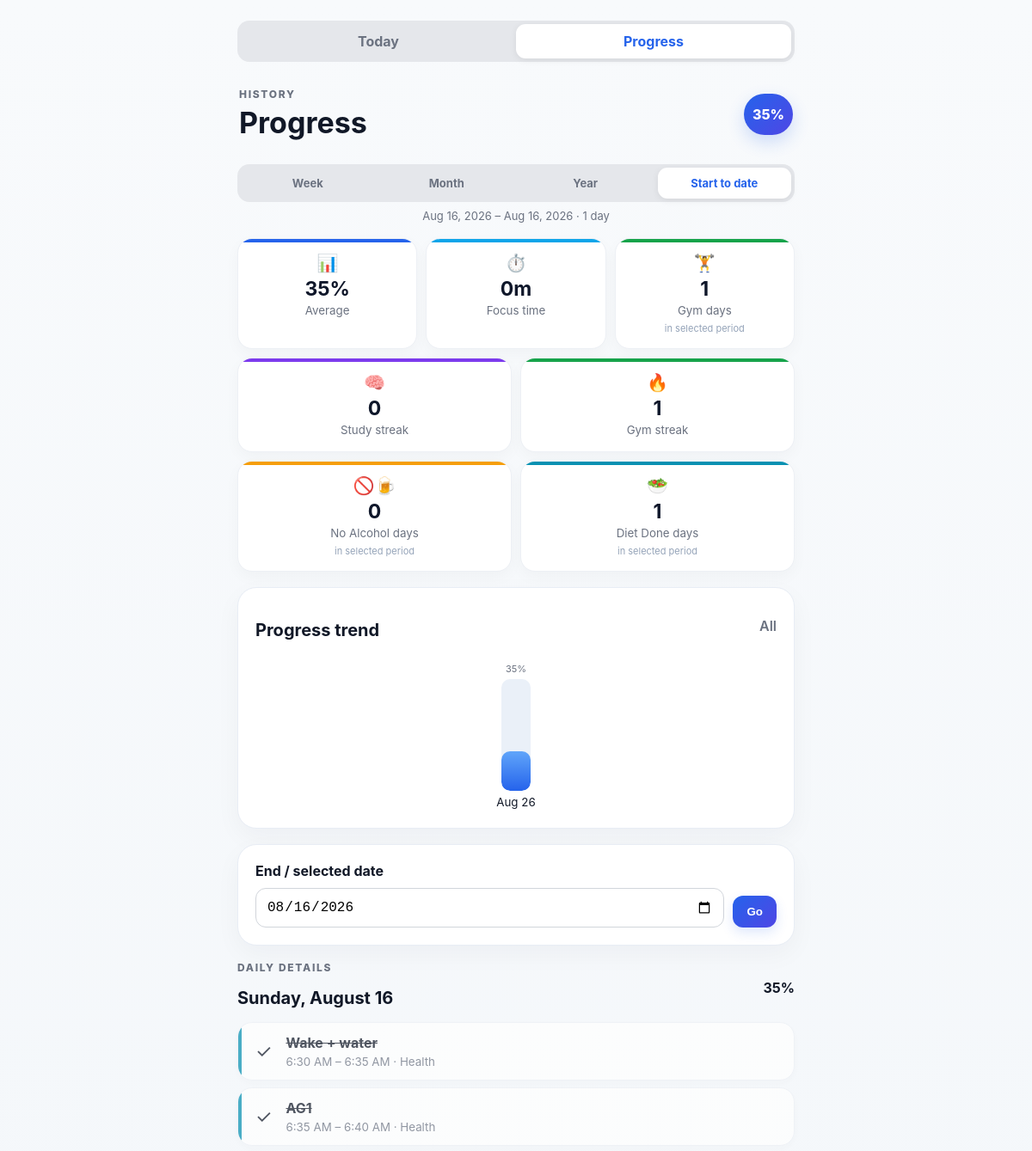
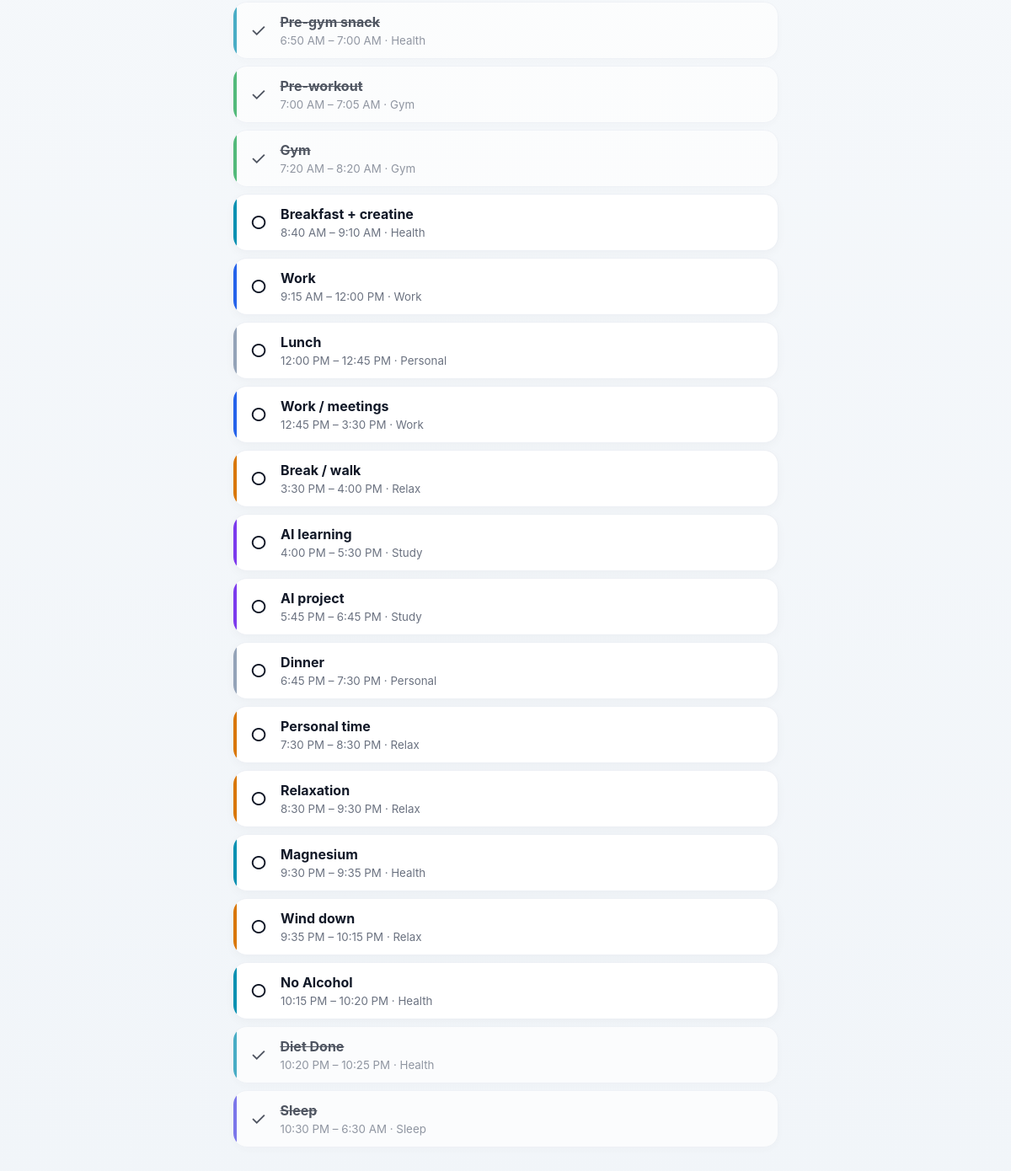
Screenshot of /history?range=all&day=2026-08-16 with the database file from the repository (2 pictures, top to bottom).
### app/models.py (models this page shows)
class Activity(Base):
    __tablename__='activities'; id=Column(Integer,primary_key=True); title=Column(String,nullable=False); start_time=Column(String,nullable=False); end_time=Column(String); category=Column(String,default='Personal'); recurring=Column(Boolean,default=True); reminder_enabled=Column(Boolean,default=False); reminder_offset=Column(Integer,default=0)

### app/main.py (the view)
@app.get('/history',response_class=HTMLResponse)
def history(request:Request,day:str|None=None,period:str='week',range_filter:str|None=Query(default=None, alias='range'),db:Session=Depends(get_db)):
 period = range_filter or period
 d=selected_date(day)
 today=date.today()
 if period=='month':
  start=d.replace(day=1); label=d.strftime('%B %Y')
 elif period=='year':
  start=date(d.year,1,1); label=str(d.year)
 elif period=='all':
  first_log=db.query(ActivityLog.log_date).order_by(ActivityLog.log_date.asc()).first()
  first_focus=db.query(FocusSession.session_date).order_by(FocusSession.session_date.asc()).first()
  candidates=[x[0] for x in (first_log,first_focus) if x and x[0]]
  start=min(candidates) if candidates else d
  label=f'{start.strftime("%b %d, %Y")} – {d.strftime("%b %d, %Y")}'
 else:
  period='week'; start=d-timedelta(days=6); label=f'Last 7 days ending {d.strftime("%b %d")}'
 if start>d:start=d
 acts,p=day_data(db,d)
 total_days=(d-start).days+1
 raw=[]
 for i in range(total_days):
  x=start+timedelta(days=i); _,pp=day_data(db,x); f=sum(s.minutes for s in db.query(FocusSession).filter(FocusSession.session_date==x).all()); raw.append({'date':x,'progress':pp,'focus':f})
 focus=sum(x['focus'] for x in raw)
 gymids=[a.id for a in db.query(Activity).filter(Activity.title=='Gym').all()]
 gym=db.query(ActivityLog).filter(ActivityLog.log_date>=start,ActivityLog.log_date<=d,ActivityLog.activity_id.in_(gymids),ActivityLog.completed==True).count() if gymids else 0
 no_alcohol_ids=[a.id for a in db.query(Activity).filter(Activity.title=='No Alcohol').all()]
 no_alcohol=db.query(ActivityLog).filter(ActivityLog.log_date>=start,ActivityLog.log_date<=d,ActivityLog.activity_id.in_(no_alcohol_ids),ActivityLog.completed==True).count() if no_alcohol_ids else 0
 diet_done_ids=[a.id for a in db.query(Activity).filter(Activity.title=='Diet Done').all()]
 diet_done=db.query(ActivityLog).filter(ActivityLog.log_date>=start,ActivityLog.log_date<=d,ActivityLog.activity_id.in_(diet_done_ids),ActivityLog.completed==True).count() if diet_done_ids else 0
 avg=round(sum(x['progress'] for x in raw)/len(raw)) if raw else 0
 if period in ('week','month'):
  chart=[{'label':x['date'].strftime('%a') if period=='week' else x['date'].strftime('%d'),'progress':x['progress'],'date':x['date']} for x in raw]
 else:
  buckets={}
  for x in raw:
   key=(x['date'].year,x['date'].month); buckets.setdefault(key,[]).append(x)
  chart=[]
  for (y,m),items in sorted(buckets.items()):
   chart.append({'label':date(y,m,1).strftime('%b') if period=='year' else date(y,m,1).strftime('%b %y'),'progress':round(sum(i['progress'] for i in items)/len(items)),'date':items[-1]['date']})
 return templates.TemplateResponse('history.html',{'request':request,'activities':acts,'progress':p,'day':d,'today':today,'days':chart,'focus_total':focus,'gym_total':gym,'no_alcohol_total':no_alcohol,'diet_done_total':diet_done,'avg':avg,'study_streak':streak(db,'Study'),'gym_streak':streak(db,'Gym'),'page':'history','range':period,'range_label':label,'range_days':total_days})

### app/templates/history.html (shortened to what this page needs)
<!doctype html><html><head><link rel="stylesheet" href="/static/style.css"></head><body><main>{% include '_nav.html' %}<header><div><p class="eyebrow">HISTORY</p><h1>Progress</h1></div><div class="ring">{{avg}}%</div></header>
<section class="range-tabs"><a class="{% if range=='week' %}active{% endif %}" href="/history?range=week&day={{day.isoformat()}}">Week</a><a class="{% if range=='month' %}active{% endif %}" href="/history?range=month&day={{day.isoformat()}}">Month</a><a class="{% if range=='year' %}active{% endif %}" href="/history?range=year&day={{day.isoformat()}}">Year</a><a class="{% if range=='all' %}active{% endif %}" href="/history?range=all&day={{day.isoformat()}}">Start to date</a></section>
<p class="range-label">{{range_label}} · {{range_days}} day{% if range_days != 1 %}s{% endif %}</p>
<section class="stats">
<div class="stat"><span class="stat-icon">📊</span><strong>{{avg}}%</strong><small>Average</small></div>
<div class="stat stat-focus"><span class="stat-icon">⏱️</span><strong>{{focus_total}}m</strong><small>Focus time</small></div>
<div class="stat stat-gym"><span class="stat-icon">🏋️</span><strong>{{gym_total}}</strong><small>Gym days</small><span class="stat-sub">in selected period</span></div>
</section>
<section class="stats two">
<div class="stat stat-study"><span class="stat-icon">🧠</span><strong>{{study_streak}}</strong><small>Study streak</small></div>
<div class="stat stat-gym"><span class="stat-icon">🔥</span><strong>{{gym_streak}}</strong><small>Gym streak</small></div>
</section>
<section class="stats two">
<div class="stat stat-noalcohol"><span class="stat-icon">🚫🍺</span><strong>{{no_alcohol_total}}</strong><small>No Alcohol days</small><span class="stat-sub">in selected period</span></div>
<div class="stat stat-diet"><span class="stat-icon">🥗</span><strong>{{diet_done_total}}</strong><small>Diet Done days</small><span class="stat-sub">in selected period</span></div>
</section>
<section class="card"><div class="section-title"><h2>Progress trend</h2><span>{{range|title}}</span></div><div class="chart {% if range in ['month','all'] %}chart-scroll{% endif %}">{% for d in days %}<a href="/history?day={{d.date.isoformat()}}&range={{range}}" class="bar-wrap"><div class="bar-value">{{d.progress}}%</div><div class="bar-track"><div class="bar" style="height:{{d.progress}}%"></div></div><small>{{d.label}}</small></a>{% endfor %}</div></section>
<section class="card"><form class="datepick" method="get" action="/history"><input type="hidden" name="range" value="{{range}}"><label for="day">End / selected date</label><input id="day" name="day" type="date" value="{{day.isoformat()}}"><button>Go</button></form></section>
<section><div class="section-title"><div><p class="eyebrow">DAILY DETAILS</p><h2>{{day.strftime('%A, %B %d')}}</h2></div><strong>{{progress}}%</strong></div>{% for a in activities %}<article data-category="{{a.category}}" class="activity {% if a.completed %}done{% endif %}"><span class="history-check">{% if a.completed %}✓{% else %}○{% endif %}</span><div class="activity-main"><strong>{{a.title}}</strong><small>{{a.start_time|time12}}{% if a.end_time %} – {{a.end_time|time12}}{% endif %} · {{a.category}}</small></div></article>{% endfor %}</section></main></body></html>

### rows the page displays
Activity: title "Wake + water", start_time "6:30 AM", end_time "6:35 AM", category "Health"
Activity: title "AG1", start_time "6:35 AM", end_time "6:40 AM", category "Health"
Activity: title "Pre-gym snack", start_time "6:50 AM", end_time "7:00 AM", category "Health"
Activity: title "Pre-workout", start_time "7:00 AM", end_time "7:05 AM", category "Gym"
Activity: title "Gym", start_time "7:20 AM", end_time "8:20 AM", category "Gym"
Activity: title "Breakfast + creatine", start_time "8:40 AM", end_time "9:10 AM", category "Health"
Activity: title "Work", start_time "9:15 AM", end_time "12:00 PM", category "Work"
Activity: title "Lunch", start_time "12:00 PM", end_time "12:45 PM", category "Personal"
Activity: title "Work / meetings", start_time "12:45 PM", end_time "3:30 PM", category "Work"
Activity: title "Break / walk", start_time "3:30 PM", end_time "4:00 PM", category "Relax"
Activity: title "AI learning", start_time "4:00 PM", end_time "5:30 PM", category "Study"
Activity: title "AI project", start_time "5:45 PM", end_time "6:45 PM", category "Study"
Activity: title "Dinner", start_time "6:45 PM", end_time "7:30 PM", category "Personal"
Activity: title "Personal time", start_time "7:30 PM", end_time "8:30 PM", category "Relax"
Activity: title "Relaxation", start_time "8:30 PM", end_time "9:30 PM", category "Relax"
Activity: title "Magnesium", start_time "9:30 PM", end_time "9:35 PM", category "Health"
Activity: title "Wind down", start_time "9:35 PM", end_time "10:15 PM", category "Relax"
Activity: title "No Alcohol", start_time "10:15 PM", end_time "10:20 PM", category "Health"
Activity: title "Diet Done", start_time "10:20 PM", end_time "10:25 PM", category "Health"
Activity: title "Sleep", start_time "10:30 PM", end_time "6:30 AM", category "Sleep"

### other values shown
{{ avg }} "35"
{{ range_label }} "Aug 16, 2026 – Aug 16, 2026"
{{ range_days }} "1"
{{ focus_total }} "0"
{{ gym_total }} "1"
{{ study_streak }} "0"
{{ gym_streak }} "1"
{{ no_alcohol_total }} "0"
{{ diet_done_total }} "1"
{{ range|title }} "All"
{{ d.progress }} "35"
{{ d.label }} "Aug 26"
{{ day.strftime('%A, %B %d') }} "Sunday, August 16"
{{ progress }} "35"
